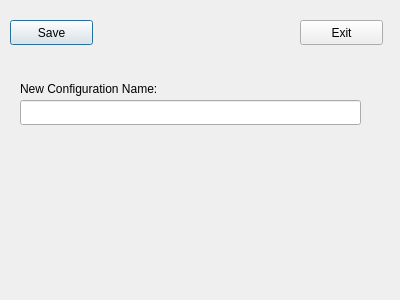
<?xml version="1.0" encoding="UTF-8"?>
<ui version="4.0">
 <class>cfgNameWindow</class>
 <widget class="QDialog" name="cfgNameWindow">
  <property name="geometry">
   <rect>
    <x>0</x>
    <y>0</y>
    <width>400</width>
    <height>300</height>
   </rect>
  </property>
  <property name="windowTitle">
   <string>Dialog</string>
  </property>
  <widget class="QPushButton" name="pb_save">
   <property name="geometry">
    <rect>
     <x>10</x>
     <y>20</y>
     <width>83</width>
     <height>25</height>
    </rect>
   </property>
   <property name="text">
    <string>Save</string>
   </property>
  </widget>
  <widget class="QPushButton" name="pb_exit">
   <property name="geometry">
    <rect>
     <x>300</x>
     <y>20</y>
     <width>83</width>
     <height>25</height>
    </rect>
   </property>
   <property name="text">
    <string>Exit</string>
   </property>
  </widget>
  <widget class="QLineEdit" name="tb_name">
   <property name="geometry">
    <rect>
     <x>20</x>
     <y>100</y>
     <width>341</width>
     <height>25</height>
    </rect>
   </property>
  </widget>
  <widget class="QLabel" name="label">
   <property name="geometry">
    <rect>
     <x>20</x>
     <y>80</y>
     <width>181</width>
     <height>17</height>
    </rect>
   </property>
   <property name="text">
    <string>New Configuration Name:</string>
   </property>
  </widget>
 </widget>
 <resources/>
 <connections/>
</ui>
